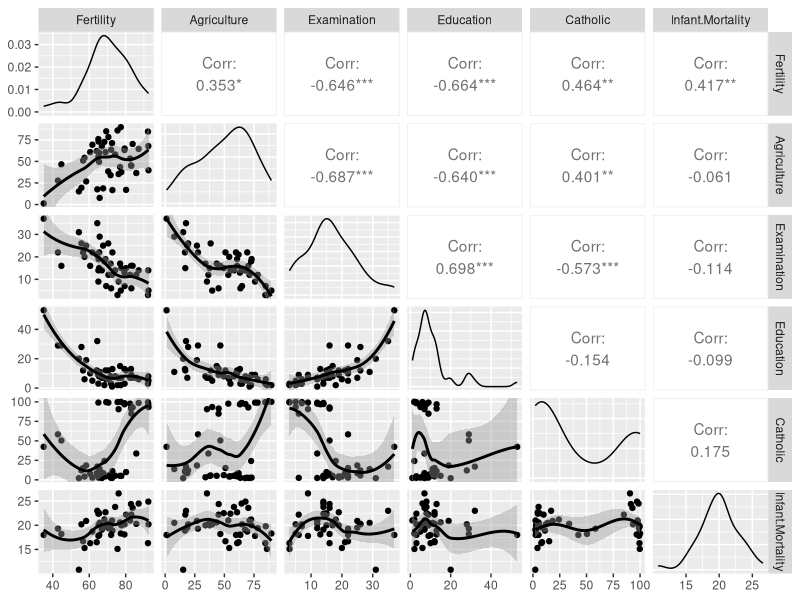
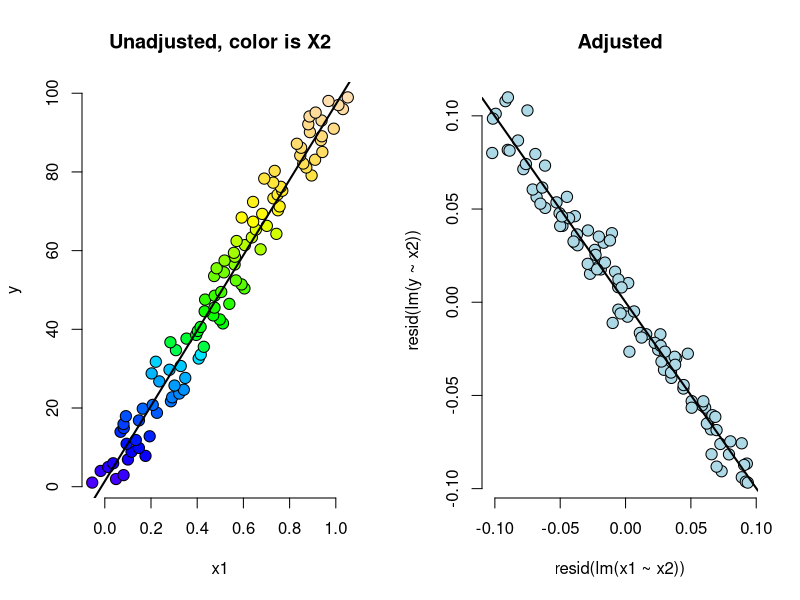
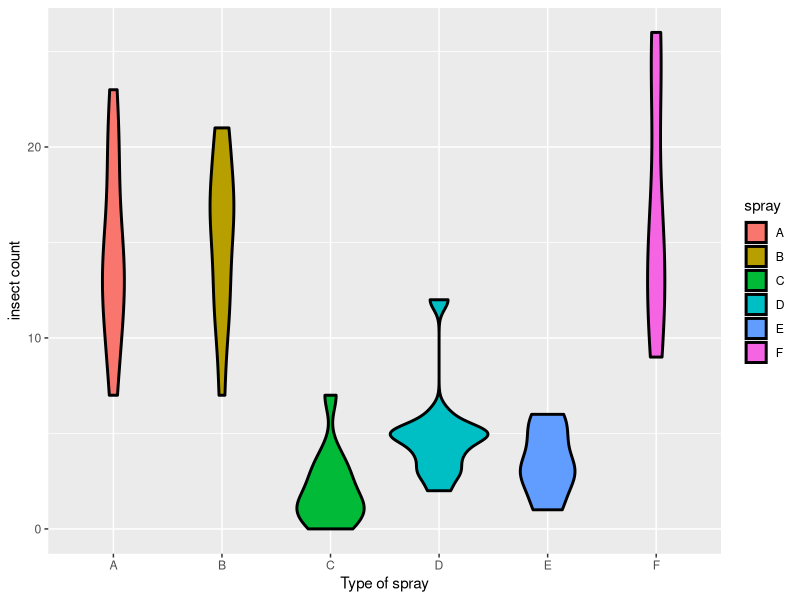
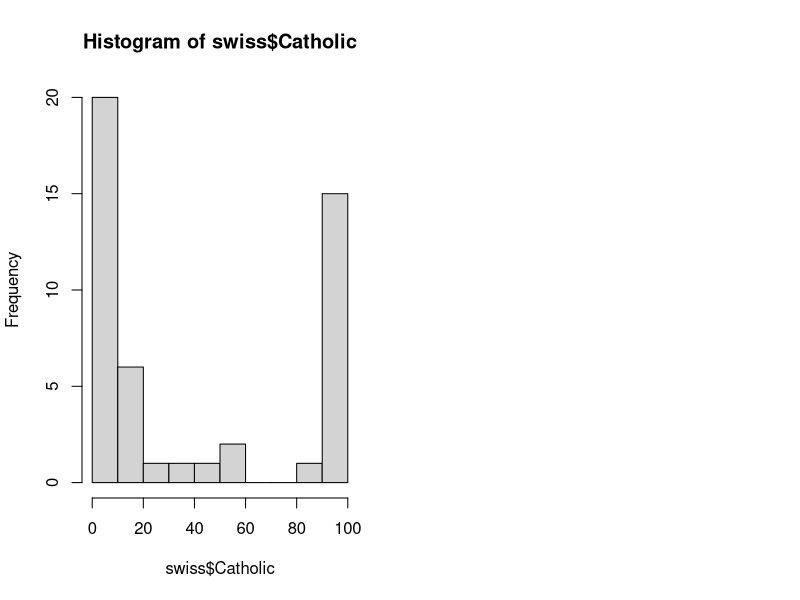
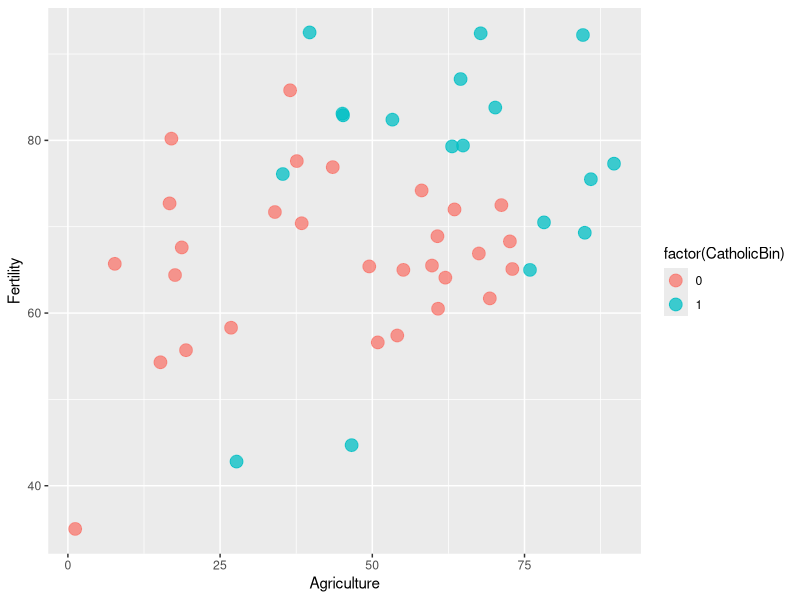
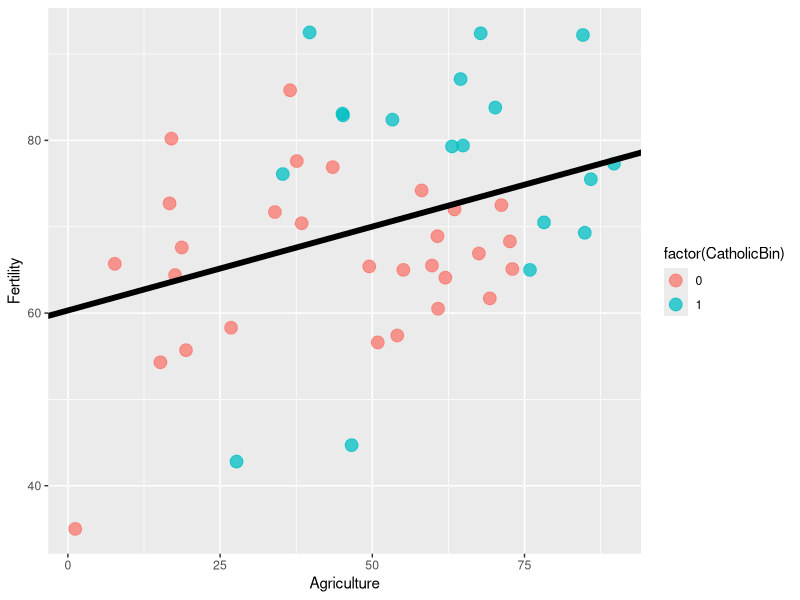
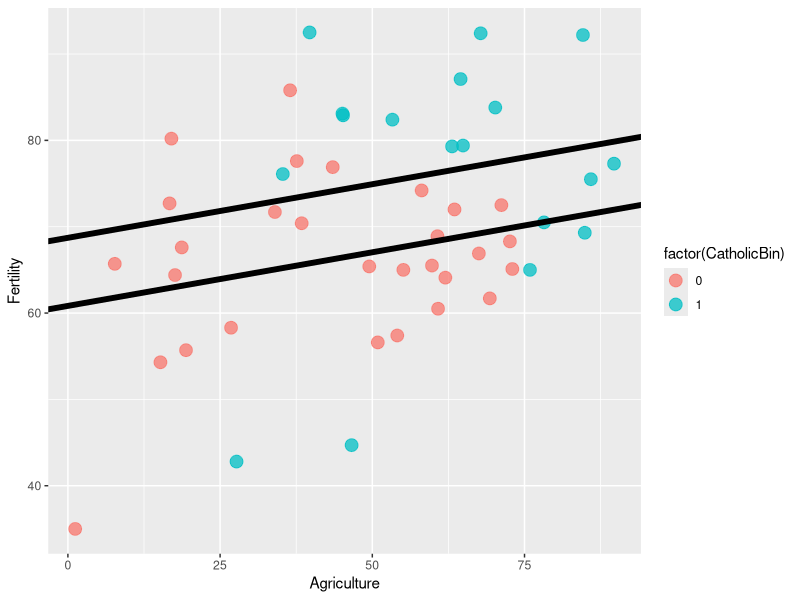
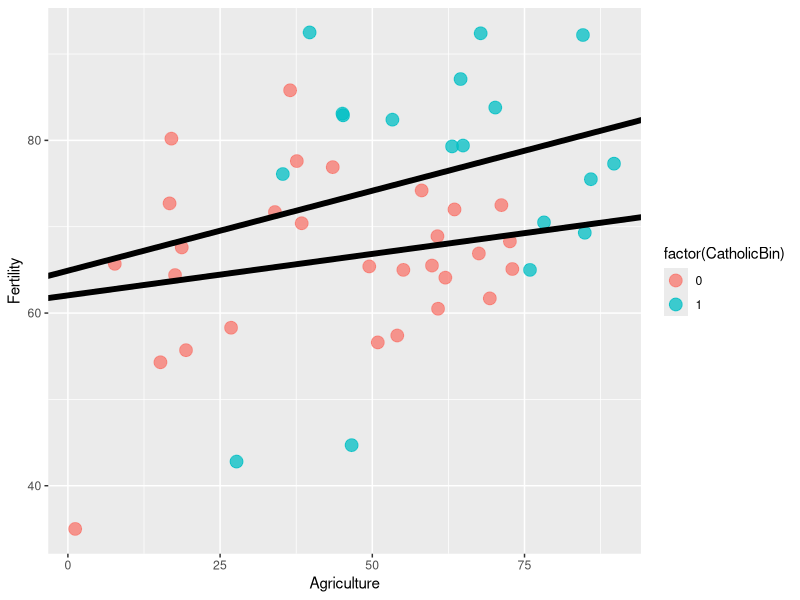

Here is the R script that generated these plots, in order:
## ---- chunk 1
n = 100
x <- rnorm(n)
x2 <- rnorm(n)
x3 <- rnorm(n)
y <- 1 + x + x2 + x3 + rnorm(n, sd = .1)
ey <- resid(lm(y ~ x2 + x3))
ex <- resid(lm(x ~ x2 + x3))
sum(ey * ex) / sum(ex ^ 2)
coef(lm(ey ~ ex - 1))
coef(lm(y ~ x + x2 + x3))
## ---- chunk 2
require(datasets)
data("swiss")
require(GGally)
require(ggplot2)
ggpairs(swiss, lower = list(continuous = wrap("smooth", method = "loess")))

#fitting all
summary(lm(Fertility~., data = swiss))
summary(lm(Fertility~., data = swiss))$coefficients

#only one result
summary(lm(Fertility~Agriculture, data = swiss))
## ---- chunk 3
n <- 100; x2 <- 1 : n; x1 <- .01 * x2 + runif(n, -.1, .1); y = -x1 + x2 + rnorm(n, sd = .01)
summary(lm(y ~ x1))$coef
summary(lm(y ~ x1 + x2))$coef
## ---- chunk 4
par(mfrow = c(1, 2))
plot(
    x1,
    y,
    pch = 21,
    col = "black",
    bg = topo.colors(n)[x2],
    frame = FALSE,
    cex = 1.5
)
title('Unadjusted, color is X2')
abline(lm(y ~ x1), lwd = 2)
plot(
    resid(lm(x1 ~ x2)),
    resid(lm(y ~ x2)),
    pch = 21,
    col = "black",
    bg = "lightblue",
    frame = FALSE,
    cex = 1.5
)
title('Adjusted')
abline(0, coef(lm(y ~ x1 + x2))[2], lwd = 2)
## ---- chunk 5
require(datasets)
data(InsectSprays)
require(stats)
require(graphics)
ggplot(data = InsectSprays, aes(y = count, x = spray, fill = spray)) +
    geom_violin(colour = "black", size = 1) +
    xlab("Type of spray") + ylab("insect count")
# model
summary(lm(count~spray, data = InsectSprays))
#without intercept
summary(lm(count~spray -1, data = InsectSprays))
## ---- chunk 6
summary(lm(count ~
               I(1 * (spray == 'A')) +
               I(1 * (spray == 'B')) +
               I(1 * (spray == 'D')) +
               I(1 * (spray == 'E')) +
               I(1 * (spray == 'F'))
           , data = InsectSprays))

## ---- chunk 7
spray2 <- relevel(InsectSprays$spray,"C")
summary(lm(count~spray2, data = InsectSprays))
## ---- chunk 8
require(datasets)
data("swiss")
hist(swiss$Catholic)
library(dplyr)
swiss <- swiss %>% mutate(CatholicBin = 1 * (Catholic > 50))

g <-
    ggplot(swiss, aes(
        x = Agriculture,
        y = Fertility,
        colour = factor(CatholicBin)
    )) +
    geom_point (size = 4, alpha = 0.75)

g
## ---- chunk 9
fit <- lm(Fertility ~ Agriculture, data = swiss)
g1 <- g +
    geom_abline(intercept = coef(fit)[1], slope = coef(fit)[2], size = 2)
g1
summary(fit)
## ---- chunk 10
fit <-
    lm(Fertility ~ Agriculture + factor(CatholicBin), data = swiss)
g1 <- g +
    geom_abline(intercept = coef(fit)[1],
                slope = coef(fit)[2],
                size = 2)
g1 <- g1 +
    geom_abline(
        intercept = coef(fit)[1] + coef(fit)[3],
        slope = coef(fit)[2],
        size = 2
    )
g1
summary(fit)
## ---- chunk 11
fit <-
    lm(Fertility ~ Agriculture * factor(CatholicBin), data = swiss) #fits all interaction
g1 <- g +
    geom_abline(intercept = coef(fit)[1],
                slope = coef(fit)[2],
                size = 2)
g1 <- g1 +
    geom_abline(
        intercept = coef(fit)[1] + coef(fit)[3],
        slope = coef(fit)[2] + coef(fit)[4],
        size = 2
    )
g1
summary(fit)
